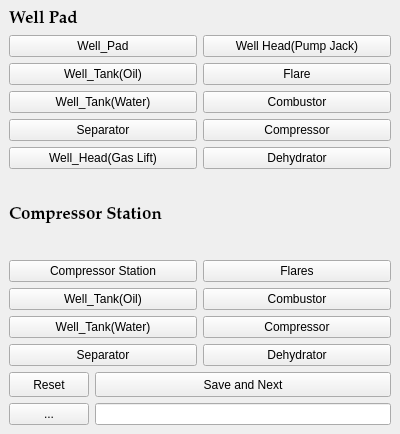
<?xml version="1.0" encoding="UTF-8"?>
<ui version="4.0">
 <class>annotateDockWidgetBase</class>
 <widget class="QDockWidget" name="annotateDockWidgetBase">
  <property name="geometry">
   <rect>
    <x>0</x>
    <y>0</y>
    <width>400</width>
    <height>434</height>
   </rect>
  </property>
  <property name="windowTitle">
   <string>annotate</string>
  </property>
  <widget class="QWidget" name="dockWidgetContents">
   <layout class="QGridLayout" name="gridLayout">
    <item row="20" column="1">
     <widget class="QLineEdit" name="lineEdit">
      <property name="minimumSize">
       <size>
        <width>275</width>
        <height>0</height>
       </size>
      </property>
      <property name="maximumSize">
       <size>
        <width>400</width>
        <height>16777215</height>
       </size>
      </property>
      <property name="maxLength">
       <number>650</number>
      </property>
     </widget>
    </item>
    <item row="1" column="0" colspan="2">
     <layout class="QGridLayout" name="gridLayout_2">
      <property name="sizeConstraint">
       <enum>QLayout::SetNoConstraint</enum>
      </property>
      <item row="7" column="1">
       <widget class="QPushButton" name="pushButton_12">
        <property name="text">
         <string>Dehydrator</string>
        </property>
       </widget>
      </item>
      <item row="7" column="0">
       <widget class="QPushButton" name="pushButton_8">
        <property name="text">
         <string>Well_Head(Gas Lift)</string>
        </property>
       </widget>
      </item>
      <item row="2" column="0">
       <widget class="QPushButton" name="pushButton_5">
        <property name="text">
         <string>Well_Pad</string>
        </property>
       </widget>
      </item>
      <item row="2" column="1">
       <widget class="QPushButton" name="pushButton_9">
        <property name="text">
         <string>Well Head(Pump Jack)</string>
        </property>
       </widget>
      </item>
      <item row="4" column="0">
       <widget class="QPushButton" name="pushButton_6">
        <property name="text">
         <string>Well_Tank(Oil)</string>
        </property>
       </widget>
      </item>
      <item row="4" column="1">
       <widget class="QPushButton" name="pushButton_10">
        <property name="text">
         <string>Flare</string>
        </property>
       </widget>
      </item>
      <item row="6" column="1">
       <widget class="QPushButton" name="pushButton_11">
        <property name="text">
         <string>Compressor</string>
        </property>
       </widget>
      </item>
      <item row="5" column="1">
       <widget class="QPushButton" name="pushButton_2">
        <property name="text">
         <string>Combustor</string>
        </property>
       </widget>
      </item>
      <item row="6" column="0">
       <widget class="QPushButton" name="pushButton_7">
        <property name="text">
         <string>Separator</string>
        </property>
       </widget>
      </item>
      <item row="5" column="0">
       <widget class="QPushButton" name="pushButton_21">
        <property name="text">
         <string>Well_Tank(Water)</string>
        </property>
       </widget>
      </item>
      <item row="0" column="0" colspan="2">
       <widget class="QLabel" name="label">
        <property name="maximumSize">
         <size>
          <width>240</width>
          <height>20</height>
         </size>
        </property>
        <property name="font">
         <font>
          <family>URW Palladio L</family>
          <pointsize>13</pointsize>
          <weight>75</weight>
          <bold>true</bold>
         </font>
        </property>
        <property name="text">
         <string>Well Pad</string>
        </property>
       </widget>
      </item>
     </layout>
    </item>
    <item row="8" column="0">
     <widget class="QPushButton" name="pushButton_4">
      <property name="maximumSize">
       <size>
        <width>100</width>
        <height>25</height>
       </size>
      </property>
      <property name="text">
       <string>Reset</string>
      </property>
     </widget>
    </item>
    <item row="3" column="0" colspan="2">
     <layout class="QGridLayout" name="gridLayout_3">
      <item row="1" column="0">
       <widget class="QPushButton" name="pushButton_16">
        <property name="text">
         <string>Compressor Station</string>
        </property>
       </widget>
      </item>
      <item row="1" column="1">
       <widget class="QPushButton" name="pushButton_17">
        <property name="text">
         <string>Flares</string>
        </property>
       </widget>
      </item>
      <item row="4" column="0">
       <widget class="QPushButton" name="pushButton_14">
        <property name="text">
         <string>Separator</string>
        </property>
       </widget>
      </item>
      <item row="3" column="1">
       <widget class="QPushButton" name="pushButton_18">
        <property name="text">
         <string>Compressor</string>
        </property>
       </widget>
      </item>
      <item row="4" column="1">
       <widget class="QPushButton" name="pushButton_19">
        <property name="text">
         <string>Dehydrator</string>
        </property>
       </widget>
      </item>
      <item row="2" column="0">
       <widget class="QPushButton" name="pushButton_15">
        <property name="text">
         <string>Well_Tank(Oil)</string>
        </property>
       </widget>
      </item>
      <item row="3" column="0">
       <widget class="QPushButton" name="pushButton_20">
        <property name="text">
         <string>Well_Tank(Water)</string>
        </property>
       </widget>
      </item>
      <item row="2" column="1">
       <widget class="QPushButton" name="pushButton_13">
        <property name="text">
         <string>Combustor</string>
        </property>
       </widget>
      </item>
      <item row="0" column="0" colspan="2">
       <widget class="QLabel" name="label_2">
        <property name="maximumSize">
         <size>
          <width>240</width>
          <height>16777215</height>
         </size>
        </property>
        <property name="font">
         <font>
          <family>URW Palladio L</family>
          <pointsize>13</pointsize>
          <weight>75</weight>
          <italic>false</italic>
          <bold>true</bold>
         </font>
        </property>
        <property name="text">
         <string>Compressor Station</string>
        </property>
       </widget>
      </item>
     </layout>
    </item>
    <item row="20" column="0">
     <widget class="QPushButton" name="pushButton">
      <property name="maximumSize">
       <size>
        <width>100</width>
        <height>16777215</height>
       </size>
      </property>
      <property name="text">
       <string>...</string>
      </property>
     </widget>
    </item>
    <item row="8" column="1">
     <widget class="QPushButton" name="pushButton_3">
      <property name="minimumSize">
       <size>
        <width>275</width>
        <height>25</height>
       </size>
      </property>
      <property name="maximumSize">
       <size>
        <width>400</width>
        <height>25</height>
       </size>
      </property>
      <property name="text">
       <string>Save and Next</string>
      </property>
     </widget>
    </item>
   </layout>
  </widget>
 </widget>
 <resources/>
 <connections/>
</ui>
